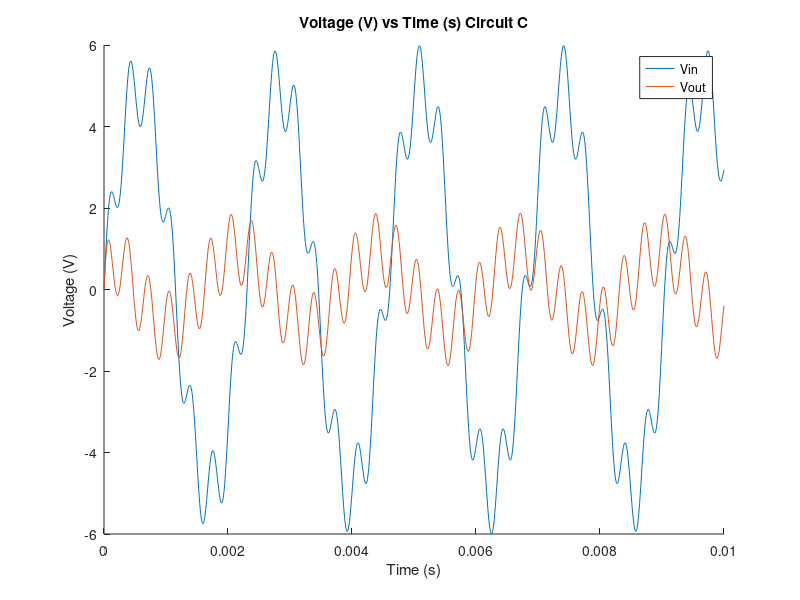

Reproduce this figure in MATLAB.
%% Part 3: Cascaded circuits

clear all;
close all;

%% 
t = 0.01;    % Total time simulation runs for. 
h = 8e-6;    % Sample rate in seconds per second
C1 = 0.68e-6;
C3=0.68e-6;% C_1 = C_2 = C_3 = 0.68 microF. 
R4=330;
R2=330;    % R_1 = R_2 = R_4 = 330 Ohms
f1 = 440;    % 440 Hz
f2 = 3000;   % 3k Hz

timesteps = 0:h:t;

% A = [ 1 -1 -1  0  0  0; % i_1 - i_2 - i_3 = 0     Equation 15
%       0  0  0  1  0  0; % V_in = V_in,k           Equation 19
%       0  0  0  1 -1  0; % V_in - V_1 = V_C1,k     Equation 20
%       0  0  0  0  1 -1; % V_1 - V_out = V_c3,k    Equation 21
%       0  R  0  0 -1  0; % R_2 * i_2 - V_1 = 0     Equation 17
%       0  0  R  0  0 -1; % R_4 * i_3 - V_out = 0   Equation 18
%     ];
A = [ 1 -1 -1  0  0  0;
     -1  1  1  0  0  0;
      0  0  0  1 -1  0;
      0  0  0  0 -1  1;
      0  0 -R4 0  0  1;
      0 -R2 0  0  1  0;
      0  0  0  1  0  0;
              ];

% % same as the A above but with equations in order. 
% A = [ 1 -1 -1  0  0  0;
%       0 -R  0  0  1  0;
%       0  0 -R  0  0  1;
%       0  0  0  1  0  0;
%       0  0  0  1 -1  0;
%       0  0  0  0  1 -1;
%      ];

Vc1  = zeros(1, length(timesteps));
Vc3  = zeros(1, length(timesteps));
Vout = zeros(1, length(timesteps));
Vin  = 5 * sin(2 * pi * f1 * timesteps) + sin(2 * pi * f2 * timesteps); % Equation 26.

i1 = zeros(1, length(timesteps));
i3 = zeros(1, length(timesteps));

for k=1:length(timesteps)
    
    x = linsolve(A, [0, 0, Vc1(k), -Vc3(k), 0, 0, Vin(k),]');
%     x = linsolve(A, [0 0 0 Vin(k) Vc1(k) Vout(k)]');
    i1(k)   = x(1);
    i2(k)   = x(2);
    i3(k)   = x(3);
    Vin(k)  = x(4);
    V1(k)  = x(5);
    Vout(k) = x(6);
    
    Vc1(k+1) = Vc1(k) + (h / C1) * i1(k); % Equation 24
    Vc3(k+1) = Vc3(k) + (h / C3) * i3(k); % Equation 25
end

figure;
hold on;
plot(timesteps, Vin);
plot(timesteps, Vout);
hold off;
legend("Vin", "Vout", "location", "best");

xlabel("Time (s)");
ylabel("Voltage (V)");
title("Voltage (V) vs Time (s) Circuit C");

%% Transfer Functions
